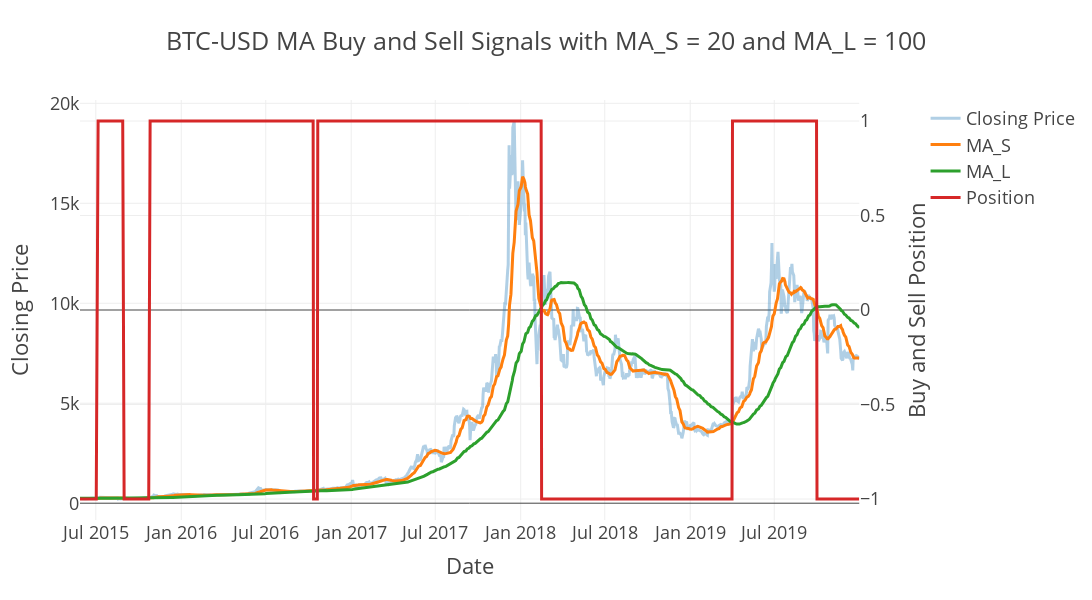

Write notebook code for a chart like this one.
### Code cell
tester.plot_buys_and_sells()

### Figure 1 — Plotly figure (JSON) as saved in the notebook; plotly's stock layout.template omitted (floating-point values rounded to 4 significant figures; data arrays with more than 128 entries replaced by an {"elided": "..."} marker saying what was removed)
{"data": [{"name": "Closing Price", "opacity": 0.35, "type": "scatter", "x": {"elided": "1158 str values"}, "xaxis": "x", "y": {"elided": "1158 float values"}, "yaxis": "y"}, {"name": "MA_S", "type": "scatter", "x": {"elided": "1158 str values"}, "xaxis": "x", "y": {"elided": "1158 float values"}, "yaxis": "y"}, {"name": "MA_L", "type": "scatter", "x": {"elided": "1158 str values"}, "xaxis": "x", "y": {"elided": "1158 float values"}, "yaxis": "y"}, {"name": "Position", "type": "scatter", "x": {"elided": "1158 str values"}, "xaxis": "x", "y": {"elided": "1158 int values"}, "yaxis": "y2"}], "layout": {"height": 600, "title": {"text": "BTC-USD MA Buy and Sell Signals with MA_S = 20 and MA_L = 100"}, "width": 1400, "xaxis": {"anchor": "y", "domain": [0, 0.94], "title": {"text": "Date"}}, "yaxis": {"anchor": "x", "domain": [0, 1], "title": {"text": "Closing Price"}}, "yaxis2": {"anchor": "x", "overlaying": "y", "side": "right", "title": {"text": "Buy and Sell Position"}}}}
